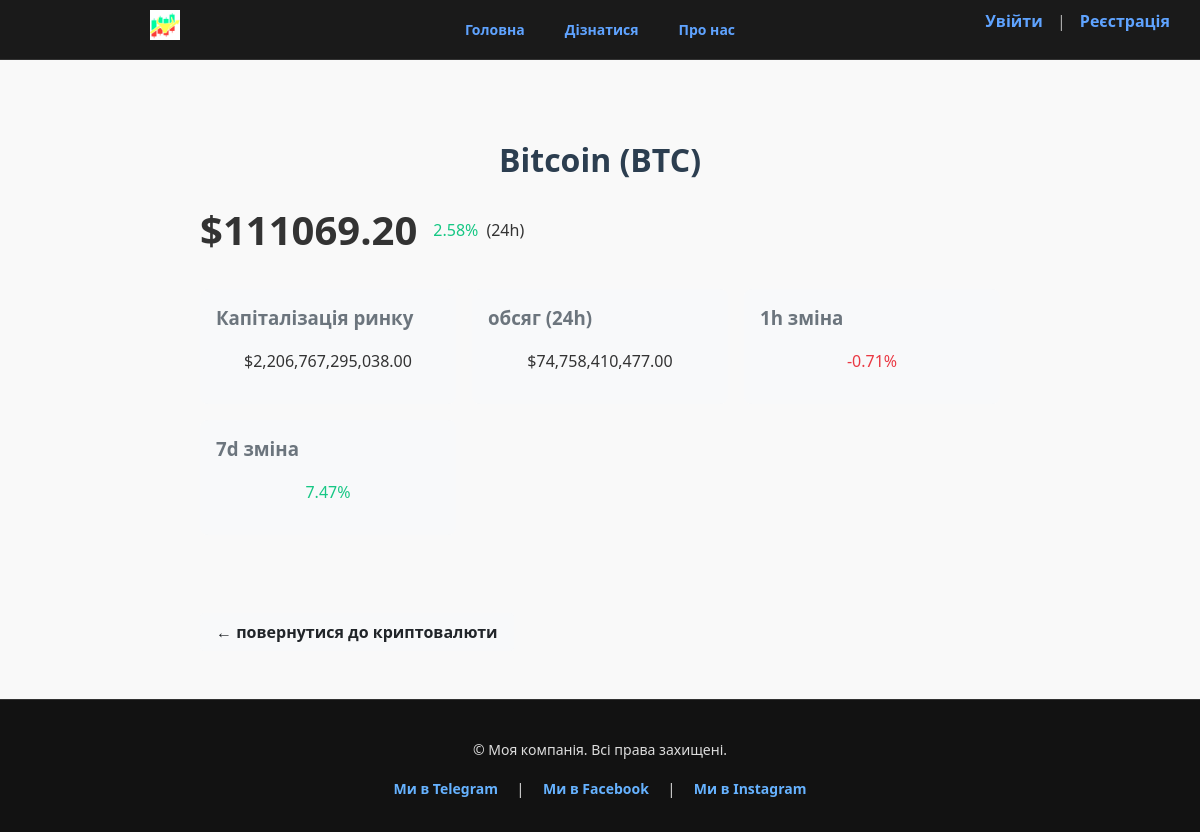
/explore/crypto/BTC/, run on an earlier commit of the app's database.
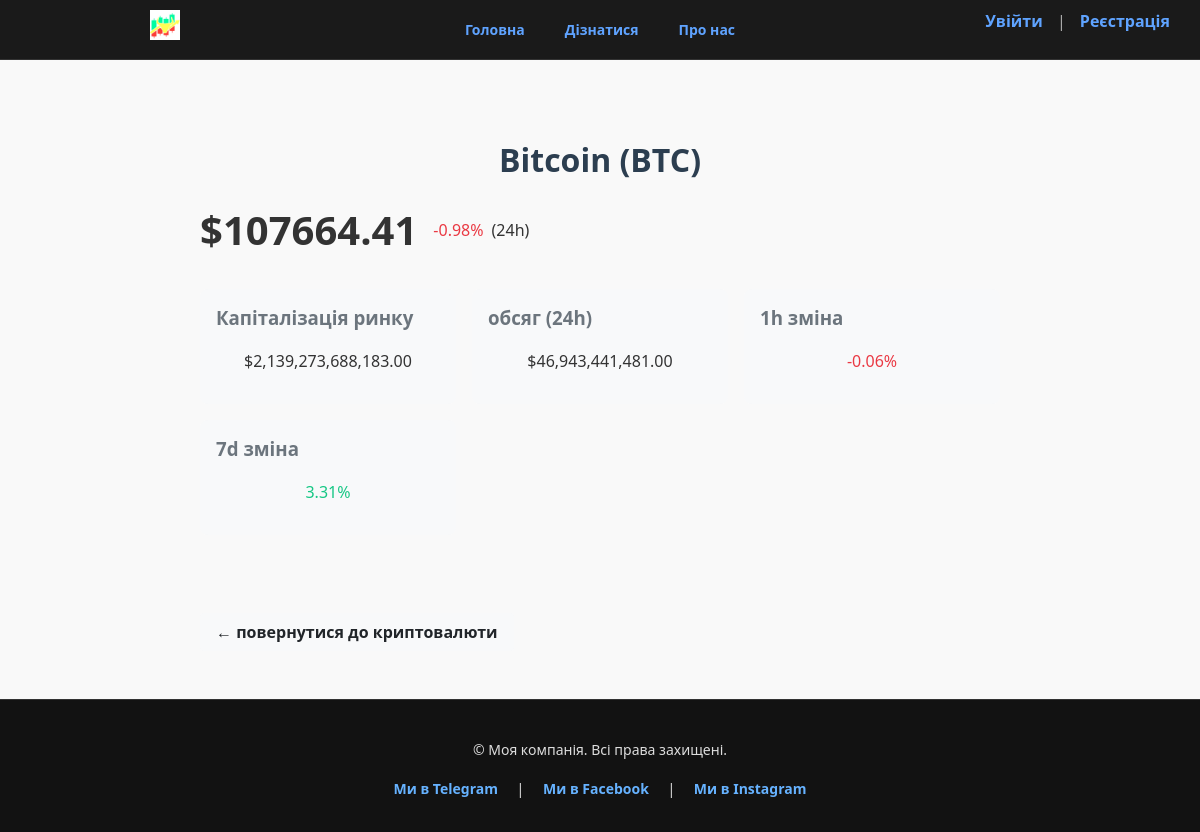
And on a later commit of the database.
### explore/models.py (models this page shows, shortened)
class CryptoToken(models.Model):
    name = models.CharField(max_length=255)
    symbol = models.CharField(max_length=20, unique=True)  # Додано unique=True
    price = models.DecimalField(max_digits=20, decimal_places=2)
    percent_1h = models.FloatField()
    percent_24h = models.FloatField()
    percent_7d = models.FloatField()
    market_cap = models.DecimalField(max_digits=25, decimal_places=2)
    volume_24h = models.DecimalField(max_digits=25, decimal_places=2)
    sparkline_7d = models.JSONField(default=list)
    class Meta:
        ordering = ['-market_cap']

### explore/views.py (the view)
# urls.py: path('crypto/<str:symbol>/', views.CryptoDetailView.as_view(), name='crypto-detail'),
class CryptoDetailView(DetailView):
    template_name = 'explore/crypto_detail.html'  # Correct path to template
    context_object_name = 'crypto'
    def get_object(self):
        symbol = self.kwargs.get('symbol').upper()
        return get_object_or_404(CryptoToken, symbol=symbol)

### explore/templates/explore/crypto_detail.html (shortened to what this page needs)
{% extends 'base.html' %}
{% load static %}
{% load static humanize %}
{% block content %}
<link rel="stylesheet" href="{% static 'explore/css/crypto_detail.css' %}">
<div class="crypto-detail-container">
    <h1>{{ crypto.name }} ({{ crypto.symbol }})</h1>
    <div class="price-section">
        <h2>${{ crypto.price|floatformat:2 }}</h2>
        <div class="price-change">
            <span class="{% if crypto.percent_24h >= 0 %}positive{% else %}negative{% endif %}">
                {{ crypto.percent_24h|floatformat:2 }}%
            </span>
            <span>(24h)</span>
        </div>
    </div>
    <div class="details-grid">
        <div class="detail-card">
            <h3>Капіталізація ринку</h3>
            <p>${{ crypto.market_cap|intcomma }}</p>
        </div>
        <div class="detail-card">
            <h3>обсяг (24h)</h3>
            <p>${{ crypto.volume_24h|intcomma }}</p>
        </div>
        <div class="detail-card">
            <h3>1h зміна</h3>
            <p class="{% if crypto.percent_1h >= 0 %}positive{% else %}negative{% endif %}">
                {{ crypto.percent_1h|floatformat:2 }}%
            </p>
        </div>
        <div class="detail-card">
            <h3>7d зміна</h3>
            <p class="{% if crypto.percent_7d >= 0 %}positive{% else %}negative{% endif %}">
                {{ crypto.percent_7d|floatformat:2 }}%
            </p>
        </div>
    </div>
    <a href="{% url 'explore:explore' %}" class="back-button">← повернутися до криптовалюти</a>
</div>
{% endblock %}

What changed in the data, as far as the page shows it:
changed CryptoToken "Bitcoin": price "111069.20" → "107664.41"; percent_24h "2.58" → "-0.98"; market_cap "2,206,767,295,038.00" → "2,139,273,688,183.00"; volume_24h "74,758,410,477.00" → "46,943,441,481.00"; percent_1h "-0.71" → "-0.06"; percent_7d "7.47" → "3.31"
